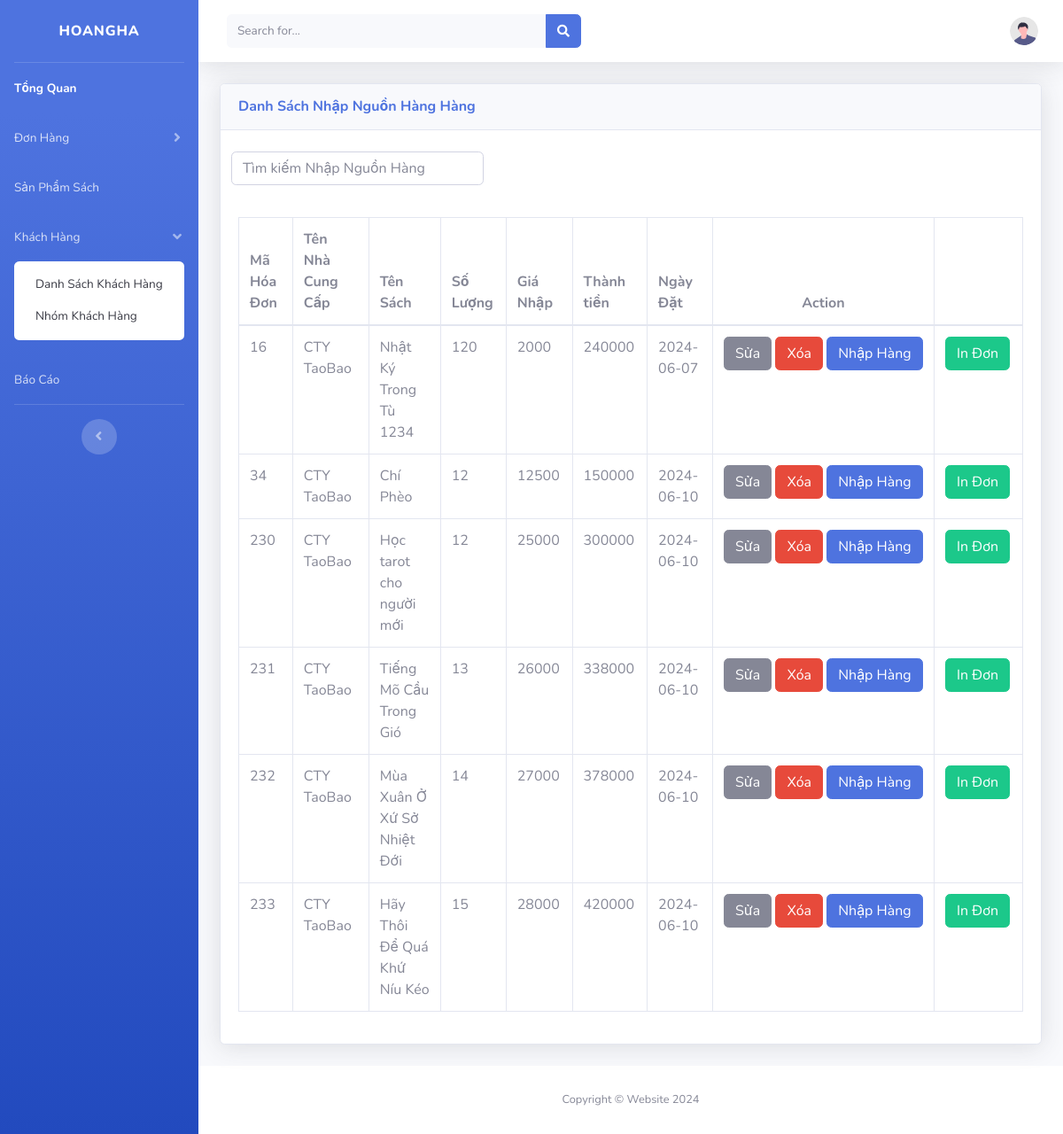
The app's page /view/dsnhapnguonhang.php (signed in) with its own data.
### tables this page shows
CREATE TABLE `phieunhaphang` (
  `id` int(11) NOT NULL,
  `id_nhacungcap` int(11) NOT NULL,
  `namesach` varchar(255) NOT NULL,
  `soluong` double NOT NULL,
  `gianhap` double NOT NULL,
  `giaban` float NOT NULL,
  `thanhtien` double NOT NULL,
  `theloai_pn` int(11) NOT NULL,
  `tacgia` varchar(255) NOT NULL,
  `date` date NOT NULL,
  `img` varchar(255) NOT NULL
);

CREATE TABLE `nhacungcap` (
  `id` int(11) NOT NULL,
  `name` varchar(255) NOT NULL,
  `diachi` varchar(255) NOT NULL,
  `phone` int(11) NOT NULL,
  `email` varchar(255) NOT NULL,
  `description` varchar(255) DEFAULT NULL
);

### view/dsnhapnguonhang.php (the view, shortened to what this page needs)
<?php
if (isset($_SESSION['login']['username']) && $_SESSION['login']['username']) {
    include "../model/conn.php";
    ?>
    <!DOCTYPE html>
    <html lang="en">
    <head>
        <link href="../view/vendor/fontawesome-free/css/all.min.css" rel="stylesheet" type="text/css">
        <link href="css/sb-admin-2.min.css" rel="stylesheet">
        <link rel="stylesheet" href="css/index.css">
    </head>
    <body id="page-top">
        <div id="wrapper">
            <ul class="navbar-nav bg-gradient-primary sidebar sidebar-dark accordion" id="accordionSidebar">
                <a class="sidebar-brand d-flex align-items-center justify-content-center"
                    href="index.php">
                    <div class="sidebar-brand-text mx-3">HoangHa</div>
                </a>
                <hr class="sidebar-divider my-0">
                <li class="nav-item active">
                    <a class="nav-link" href="index.php">
                        <span>Tổng Quan</span></a>
                </li>
                <li class="nav-item">
                    <a class="nav-link collapsed" href="#" data-toggle="collapse" data-target="#collapsePages"
                        aria-expanded="true" aria-controls="collapsePages">
                        <span>Đơn Hàng</span>
                    </a>
                </li>
                <li class="nav-item">
                    <a class="nav-link" href="listsach.php">
                        <span>Sản Phẩm Sách</span></a>
                </li>
                <li class="nav-item">
                    <a class="nav-link" href="#" data-toggle="collapse" data-target="#collapse" aria-expanded="true"
                        aria-controls="collapse">
                        <span>Khách Hàng</span>
                    </a>
                    <div id="collapse" class="collapse show" aria-labelledby="headingTwo" data-parent="#accordionSidebar">
                        <div class="bg-white py-2 collapse-inner rounded">
                            <a class="collapse-item" href="danhsachkhachhang.php">Danh Sách Khách Hàng</a>
                            <a class="collapse-item" href="nhomkhachhang.php">Nhóm Khách Hàng</a>
                        </div>
                    </div>
                </li>
                <li class="nav-item">
                    <a class="nav-link" href="baocao.php">
                        <span>Báo Cáo</span></a>
                </li>
                <hr class="sidebar-divider d-none d-md-block">
                <div class="text-center d-none d-md-inline">
                    <button class="rounded-circle border-0" id="sidebarToggle"></button>
                </div>
            </ul>
            <div id="content-wrapper" class="d-flex flex-column">
                <div id="content">
                    <nav class="navbar navbar-expand navbar-light bg-white topbar mb-4 static-top shadow">
                        <form
                            class="d-none d-sm-inline-block form-inline mr-auto ml-md-3 my-2 my-md-0 mw-100 navbar-search">
                            <div class="input-group">
                                <input type="text" class="form-control bg-light border-0 small" placeholder="Search for..."
                                    aria-label="Search" aria-describedby="basic-addon2">
                                <div class="input-group-append">
                                    <button class="btn btn-primary" type="button">
                                        <i class="fas fa-search fa-sm"></i>
                                    </button>
                                </div>
                            </div>
                        </form>
                        <ul class="navbar-nav ml-auto">
                            <li class="nav-item dropdown no-arrow">
                                <a class="nav-link dropdown-toggle" href="#" id="userDropdown" role="button"
                                    data-toggle="dropdown" aria-haspopup="true" aria-expanded="false">
                                    <img class="img-profile rounded-circle" src="img/undraw_profile.svg">
                                </a>
                            </li>
                        </ul>
                    </nav>
                    <div class="container-fluid">
                        <div class="card shadow mb-4">
                            <div class="card-header py-3">
                                <h6 class="m-0 font-weight-bold text-primary">Danh Sách Nhập Nguồn Hàng Hàng</h6>
                            </div>
                            <br>
                            <div class="form-group col-md-4">
                                            <div class="input-group">
                                                <input type="text" class="form-control" name="searchnh" id="searchnh"
                                                    required placeholder="Tìm kiếm Nhập Nguồn Hàng" autofocus>
                                            </div>
                                    </div>
                            <div class="card-body">
                                <div class="table-responsive">
                                    <table class="table table-bordered" id="formtable">
                                        <thead>
                                            <tr>
                                                <th>Mã Hóa Đơn</th>
                                                <th>Tên Nhà Cung Cấp</th>
                                                <th>Tên Sách</th>
                                                <th>Số Lượng</th>
                                                <th>Giá Nhập</th>
                                                <th>Thành tiền</th>
                                                <th>Ngày Đặt</th>
                                                <th style="text-align: center; width: 250px;">Action</th>
                                                <th style="width: 100px;"></th>
                                            </tr>
                                        </thead>
                                        <tbody>
                                            <?php
                                            $sql = "SELECT phieunhaphang.*, phieunhaphang.id as idpnh ,nhacungcap.* FROM `phieunhaphang`
                                             INNER JOIN nhacungcap on phieunhaphang.id_nhacungcap = nhacungcap.id ORDER BY `phieunhaphang`.`id` ASC";
                                            $result = mysqli_query($conn, $sql);
                                            if (mysqli_num_rows($result) > 0) {
                                                while ($row = mysqli_fetch_array($result)) {
                                                    ?>
                                                    <tr>
                                                        <td><?php echo $row['idpnh']?></td>
                                                        <td><?php echo $row['name']?></td>
                                                        <td><?php echo $row['namesach']?></td>
                                                        <td><?php echo $row['soluong']?></td>
                                                        <td><?php echo $row['gianhap']?></td>
                                                        <td><?php echo $row['thanhtien']?></td>
                                                        <td><?php echo $row['date']?></td>
                                                        <td id="action"><a href="suanhaphang.php?idpnh=<?php echo $row['idpnh']?>" class="btn btn-secondary">Sửa</a>
                                                            <a onclick="return confirm('Xác Nhận Xóa ?')" href="../controller/xoaphieunhaphang.php?idpnh=<?php echo $row['idpnh']?>" class="btn btn-danger">Xóa</a>
                                                            <a href="../controller/nhaphang.php?idpnh=<?php echo $row['idpnh']?>" class="btn btn-primary">Nhập Hàng</a>
                                                        </td>
                                                        <td>
                                                            <a href="indonhang.php?iddh=<?php echo $row['idpnh']?>" class="btn btn-success">In Đơn</a>
                                                        </td>
                                                    </tr>
                                                    <?php
                                                }
                                            }
                                            ?>
                                        </tbody>
                                    </table>
                                </div>
                            </div>
                        </div>
                    </div>
                    <footer class="sticky-footer bg-white">
                        <div class="container my-auto">
                            <div class="copyright text-center my-auto">
                                <span>Copyright &copy; Website 2024</span>
                            </div>
                        </div>
                    </footer>
                </div>
            </div>
    </body>
    </html>
    <?php
} else {
    header("location: ../index.php");
}
?>

### records on screen
phieunhaphang: id "16", id_nhacungcap.name "CTY TaoBao", namesach "Nhật Ký Trong Tù 1234", soluong "120", gianhap "2000", thanhtien "240000", date "2024-06-07"
phieunhaphang: id "34", id_nhacungcap.name "CTY TaoBao", namesach "Chí Phèo", soluong "12", gianhap "12500", thanhtien "150000", date "2024-06-10"
phieunhaphang: id "230", id_nhacungcap.name "CTY TaoBao", namesach "Học tarot cho người mới", soluong "12", gianhap "25000", thanhtien "300000", date "2024-06-10"
phieunhaphang: id "231", id_nhacungcap.name "CTY TaoBao", namesach "Tiếng Mõ Cầu Trong Gió", soluong "13", gianhap "26000", thanhtien "338000", date "2024-06-10"
phieunhaphang: id "232", id_nhacungcap.name "CTY TaoBao", namesach "Mùa Xuân Ở Xứ Sở Nhiệt Đới", soluong "14", gianhap "27000", thanhtien "378000", date "2024-06-10"
phieunhaphang: id "233", id_nhacungcap.name "CTY TaoBao", namesach "Hãy Thôi Để Quá Khứ Níu Kéo", soluong "15", gianhap "28000", thanhtien "420000", date "2024-06-10"
